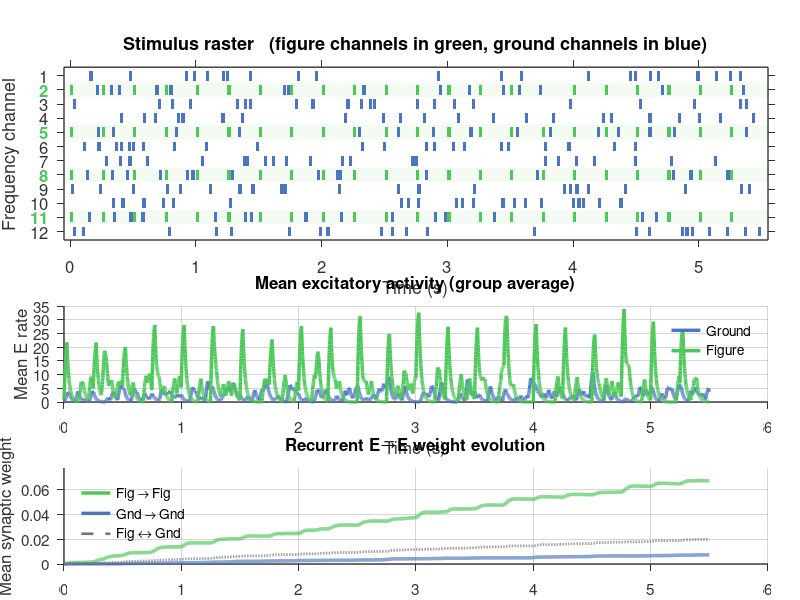
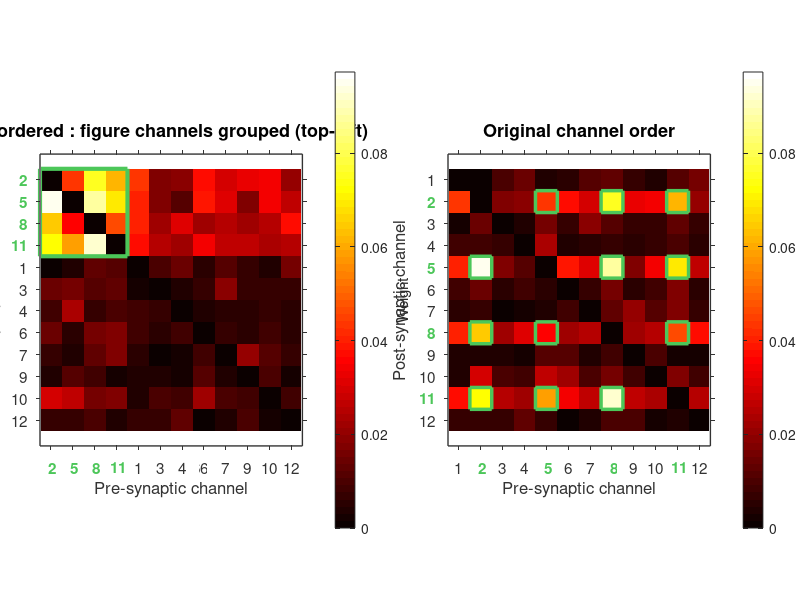
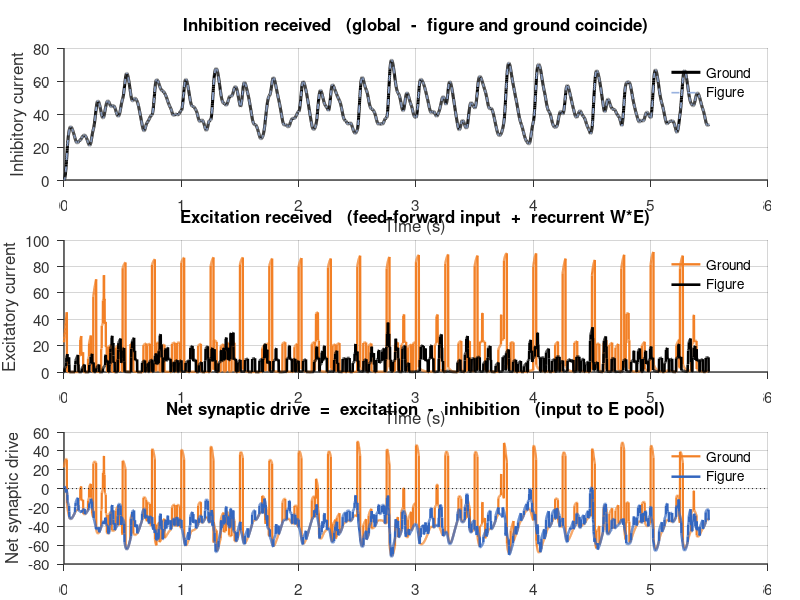
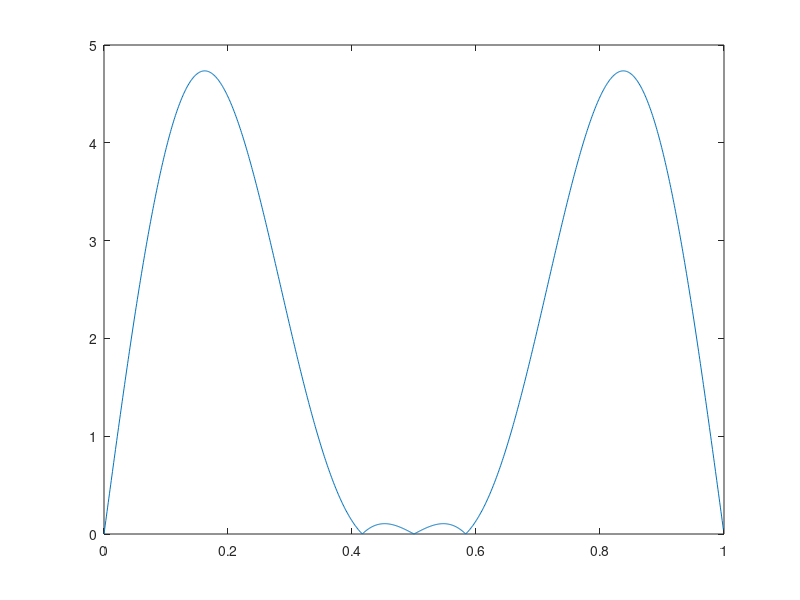

The MATLAB script that drew these images, in order:
clear; close all; clc;
rng(7);


b = [1 sqrt(3) 0 -sqrt(3) -1].' ;
H = fft(b,1024);
f = (0 : 1/1024 : 1-1/1024).';
A = abs(H);
plot(f,A)
q = angle(H);
% plot(f,q)

%% =========================================================================
%  1.  NETWORK & SIMULATION PARAMETERS
% =========================================================================
N      = 12;
N_fig  = 4;
N_gnd  = N - N_fig;

USE_RANDOM_FIG_IDX = false;
if USE_RANDOM_FIG_IDX
    fig_idx = sort(randperm(N, N_fig));
else
    fig_idx = [2, 5, 8, 11];
end
gnd_idx = setdiff(1:N, fig_idx);

T  = 5.5;
dt = 0.001;
nT = round(T/dt);
t_vec = (0:nT-1)*dt;

pulse_dur    = 0.025;
pulse_per    = 0.250;
pulse_steps  = round(pulse_dur/dt);
period_steps = round(pulse_per/dt);
stim_amp     = 50;

FIG_RANDOM_EXTRA   = true;
n_fig_extra_pulses = 15;


%% =========================================================================
%  2.  STYLE PALETTE
% =========================================================================
% Figure / Ground — green & blue matching the SFG paradigm reference figure
COL_FIG   = [0.30 0.78 0.35];          % figure  : saturated leaf green
COL_GND   = [0.30 0.46 0.75];          % ground  : medium blue
COL_FG    = [0.45 0.45 0.45];          % cross   : mid gray

% Excitation / Inhibition palette for figure 3
COL_EXC   = [0.95 0.50 0.15];          % excitation : orange
COL_INH   = [0.20 0.40 0.75];          % inhibition : blue
COL_EXC_LIGHT = 'black'; %COL_EXC*0.5 + 0.5;
COL_INH_LIGHT =  COL_INH*0.5 + 0.5;

COL_AXIS     = [0.20 0.20 0.20];
COL_PANEL    = [0.985 0.985 0.99];
COL_FIG_BAND = 1 - 0.07*(1 - COL_FIG); % very faint green row bands
FONT_NAME    = 'Helvetica';

% TeX color directive for green figure-channel tick labels
TEX_GREEN = sprintf('\\color[rgb]{%.3f,%.3f,%.3f}', ...
                    COL_FIG(1), COL_FIG(2), COL_FIG(3));


%% =========================================================================
%  3.  TM / RATE / INHIBITION / PLASTICITY PARAMETERS
% =========================================================================
tau_D = 0.200;  tau_F = 0.500;  U_base = 0.03;  A_scale = 15.0;
tau_E = 0.020;  tau_I = 0.080;  phi = @(z) max(z,0);
W_EI_local = 1.0;  W_IE_global = 1.0;
tau_trace = 0.040;
eta       = 1.5;
eta_LTD   = 0.8;
decay_W   = 0.05;
W_max     = 2.0;
W_norm    = 50.0;


%% =========================================================================
%  4.  STIMULUS  ( coherent figure + sparse extras + random ground )
% =========================================================================
stim = zeros(N, nT);

fig_onsets = 1:period_steps:(nT-pulse_steps+1);
n_pulses   = numel(fig_onsets);
for k = 1:n_pulses
    idx = fig_onsets(k) : (fig_onsets(k) + pulse_steps - 1);
    stim(fig_idx, idx) = stim_amp;
end

if FIG_RANDOM_EXTRA && n_fig_extra_pulses > 0
    for ci = 1:numel(fig_idx)
        ch       = fig_idx(ci);
        occupied = stim(ch, :) > 0;
        placed   = 0; tries = 0;
        while placed < n_fig_extra_pulses && tries < n_fig_extra_pulses*500
            on  = randi(nT - pulse_steps + 1);
            idx = on : (on + pulse_steps - 1);
            if ~any(occupied(idx))
                occupied(idx) = true;
                stim(ch, idx) = stim_amp;
                placed = placed + 1;
            end
            tries = tries + 1;
        end
    end
end

for ci = 1:numel(gnd_idx)
    ch       = gnd_idx(ci);
    occupied = false(1, nT);
    placed   = 0; tries = 0;
    while placed < n_pulses && tries < n_pulses*500
        on  = randi(nT - pulse_steps + 1);
        idx = on : (on + pulse_steps - 1);
        if ~any(occupied(idx))
            occupied(idx) = true;
            stim(ch, idx) = stim_amp;
            placed = placed + 1;
        end
        tries = tries + 1;
    end
end


%% =========================================================================
%  5.  STATE INITIALISATION
% =========================================================================
E   = zeros(N,1);
Iv  = zeros(N,1);
u   = U_base * ones(N,1);
x   = ones(N,1);
Tr  = zeros(N,1);
W   = zeros(N,N);

E_hist      = zeros(N, nT);
I_hist      = zeros(N, nT);
W_FF        = zeros(1, nT);
W_GG        = zeros(1, nT);
W_FG        = zeros(1, nT);
Exc_in_hist = zeros(N, nT);
glob_I_hist = zeros(1, nT);

off_diag = ~eye(N);
mask_FF  = false(N); mask_FF(fig_idx, fig_idx) = true; mask_FF = mask_FF & off_diag;
mask_GG  = false(N); mask_GG(gnd_idx, gnd_idx) = true; mask_GG = mask_GG & off_diag;
mask_FG  = false(N);
mask_FG(fig_idx, gnd_idx) = true;
mask_FG(gnd_idx, fig_idx) = true;
mask_FG  = mask_FG & off_diag;


%% =========================================================================
%  6.  MAIN INTEGRATION LOOP
% =========================================================================
for t = 1:nT
    s = stim(:, t);
    tm_in   = A_scale .* u .* x .* s;
    rec_E   = W * E;
    glob_I  = W_IE_global * sum(Iv);
    net_E   = tm_in + rec_E - glob_I;
    net_I   = W_EI_local * E;

    dE  = (-E  + phi(net_E)) / tau_E;
    dI  = (-Iv + phi(net_I)) / tau_I;
    du  = (U_base - u)/tau_F + U_base .* (1 - u) .* s;
    dx  = (1 - x)/tau_D       - u .* x .* s;
    dTr = (-Tr + E) / tau_trace;

    En  = E  / W_norm;
    Trn = Tr / W_norm;
    dW  = eta * (En * Trn.') - eta_LTD * (Trn * En.') - decay_W * W;

    E  = E  + dt*dE;
    Iv = Iv + dt*dI;
    u  = u  + dt*du;
    x  = x  + dt*dx;
    Tr = Tr + dt*dTr;
    W  = W  + dt*dW;

    W(1:N+1:end) = 0;
    W = min(max(W,0), W_max);

    E_hist(:,t)      = E;
    I_hist(:,t)      = Iv;
    Exc_in_hist(:,t) = tm_in + rec_E;
    glob_I_hist(t)   = glob_I;
    W_FF(t)          = mean(W(mask_FF));
    W_GG(t)          = mean(W(mask_GG));
    W_FG(t)          = mean(W(mask_FG));
end
W_final = W;


%% =========================================================================
%  7.  FIGURE 1  :  stimulus raster  +  E activity  +  weight evolution
%      Explicit subplot positions -> guaranteed gaps, no title overlap.
% =========================================================================
fig1 = figure('Position',[80 30 1200 1200],'Color','w');

% --- Layout (normalised units) ---
fig1_left   = 0.08;  fig1_right  = 0.04;
fig1_w      = 1 - fig1_left - fig1_right;
fig1_bottom = 0.06;  fig1_top    = 0.08;       % room for sgtitle
fig1_gap    = 0.11;                            % vertical gap between panels
fig1_pan_h  = 1 - fig1_top - fig1_bottom - 2*fig1_gap;
h1 = 0.45 * fig1_pan_h;        % stimulus raster : 50%
h2 = 0.25 * fig1_pan_h;        % activity        : 25%
h3 = 0.25 * fig1_pan_h;        % weights         : 25%
y3 = fig1_bottom;
y2 = y3 + h3 + fig1_gap;
y1 = y2 + h2 + fig1_gap;

% ---- (1) Stimulus raster  -  patch rectangles per pulse ---------------
ax1 = subplot('Position', [fig1_left, y1, fig1_w, h1]);
hold on;

% Subtle pale-green row bands for figure channels (groups non-contiguous ch.)
for ci = 1:numel(fig_idx)
    ch = fig_idx(ci);
    rectangle('Position', [-1, ch-0.5, T+2, 1], ...
              'FaceColor', COL_FIG_BAND, 'EdgeColor', 'none');
end

% Draw each pulse as a rectangle of *exact* width = pulse_dur (25 ms in data).
% Pulses for one channel go in a single PATCH call for speed and cleanness.
% Draw each pulse as a rectangle of *exact* width = pulse_dur (25 ms in data).
bar_h = 0.7;
for ch = 1:N
    on_starts = find(diff([0, double(stim(ch,:) > 0)]) == 1);
    n_pls = numel(on_starts);
    if n_pls == 0, continue; end
    
   if any(ch == fig_idx)
        is_coh = ismember(on_starts, fig_onsets);
    else
        is_coh = false(1, n_pls);
end
    
   coh_starts = on_starts(is_coh);
    if ~isempty(coh_starts)
        x_left  = (coh_starts - 1) * dt;
        x_right = x_left + pulse_dur;
        X_coh = [x_left; x_right; x_right; x_left];
        Y_coh = [ch-bar_h/2; ch-bar_h/2; ch+bar_h/2; ch+bar_h/2] * ones(1, numel(coh_starts));
        patch(X_coh, Y_coh, COL_FIG, 'EdgeColor', 'none');
    end
    
   
    rnd_starts = on_starts(~is_coh);
    if ~isempty(rnd_starts)
        x_left  = (rnd_starts - 1) * dt;
        x_right = x_left + pulse_dur;
        X_rnd = [x_left; x_right; x_right; x_left];
        Y_rnd = [ch-bar_h/2; ch-bar_h/2; ch+bar_h/2; ch+bar_h/2] * ones(1, numel(rnd_starts));
        patch(X_rnd, Y_rnd, COL_GND, 'EdgeColor', 'none');
    end
end

xlim([-0.05 T+0.05]); ylim([0.4 N+0.6]);

% Build TeX-coloured y-tick labels : green for figure channels, black otherwise
ytick_labels = cell(1, N);
for ch = 1:N
    if any(ch == fig_idx)
        ytick_labels{ch} = sprintf('%s\\bf %d', TEX_GREEN, ch);
    else
        ytick_labels{ch} = sprintf('%d', ch);
    end
end

set(gca, 'YDir', 'reverse', 'YTick', 1:N, ...
         'YTickLabel', ytick_labels, 'TickLabelInterpreter', 'tex', ...
         'FontSize', 12, 'FontName', FONT_NAME, ...
         'TickDir', 'out', 'LineWidth', 1, 'Color', COL_PANEL, ...
         'XColor', COL_AXIS, 'YColor', COL_AXIS, 'Layer', 'top');
xlabel('Time (s)',          'FontSize', 13, 'FontName', FONT_NAME);
ylabel('Frequency channel', 'FontSize', 13, 'FontName', FONT_NAME);
title('Stimulus raster   (figure channels in green, ground channels in blue)', ...
      'FontWeight','bold','FontSize',13,'FontName',FONT_NAME);
box on;

% ---- (2) Mean E activity ----------------------------------------------
ax2 = subplot('Position', [fig1_left, y2, fig1_w, h2]);
plot(t_vec, mean(E_hist(gnd_idx,:),1), 'Color', COL_GND, 'LineWidth', 2.5); hold on;
plot(t_vec, mean(E_hist(fig_idx,:),1), 'Color', COL_FIG, 'LineWidth', 2.5);
xlabel('Time (s)',    'FontSize', 12, 'FontName', FONT_NAME);
ylabel('Mean E rate', 'FontSize', 12, 'FontName', FONT_NAME);
title('Mean excitatory activity (group average)', ...
      'FontWeight','bold','FontSize',12,'FontName',FONT_NAME);
lg = legend({'Ground','Figure'}, 'Location','northeast');
set(lg,'Box','off','FontSize',11);
grid on; box off;
set(gca, 'FontSize',11,'FontName',FONT_NAME,'TickDir','out', ...
         'LineWidth',1,'GridAlpha',0.2, ...
         'XColor',COL_AXIS,'YColor',COL_AXIS);

% ---- (3) Mean E->E weight evolution -----------------------------------
ax3 = subplot('Position', [fig1_left, y3, fig1_w, h3]);
plot(t_vec, W_FF, 'Color', COL_FIG, 'LineWidth', 2.5); hold on;
plot(t_vec, W_GG, 'Color', COL_GND, 'LineWidth', 2.5);
plot(t_vec, W_FG, 'Color', COL_FG,  'LineWidth', 1.9, 'LineStyle', '--');
xlabel('Time (s)',             'FontSize', 12, 'FontName', FONT_NAME);
ylabel('Mean synaptic weight', 'FontSize', 12, 'FontName', FONT_NAME);
title('Recurrent E\rightarrowE weight evolution', ...
      'FontWeight','bold','FontSize',12,'FontName',FONT_NAME);
lg = legend({'Fig \rightarrow Fig','Gnd \rightarrow Gnd','Fig \leftrightarrow Gnd'}, ...
            'Location','northwest');
set(lg,'Box','off','FontSize',11);
grid on; box off;
set(gca, 'FontSize',11,'FontName',FONT_NAME,'TickDir','out', ...
         'LineWidth',1,'GridAlpha',0.2, ...
         'XColor',COL_AXIS,'YColor',COL_AXIS);
ymax_w = max([W_FF, W_GG, W_FG]) * 1.15;
ylim([0 max(ymax_w, 0.02)]);

% try
%     sgtitle('Stochastic Figure-Ground   -   stimulus, activity, plasticity', ...
%             'FontWeight','bold','FontSize',14,'FontName',FONT_NAME);
% catch
% end

print(fig1, 'SFG_simulation_results.png','-dpng','-r150');
fprintf('Figure 1 saved to SFG_simulation_results.png\n');


%% =========================================================================
%  8.  FIGURE 2  :  CONNECTIVITY MAP  -  two views (side by side)
% =========================================================================
fig2 = figure('Position',[100 200 1500 720],'Color','w');

% --- Layout
fig2_left = 0.05; fig2_right = 0.03;
fig2_bottom = 0.12; fig2_top = 0.12;
fig2_gap_h  = 0.10;
fig2_w_each = (1 - fig2_left - fig2_right - fig2_gap_h) / 2;
fig2_h = 1 - fig2_top - fig2_bottom;

% Shared color scale (so the two heatmaps are directly comparable)
clim_v = [0, max(W_final(:)) * 1.02];

% Build TeX tick label cells
% -- original-order labels
ticklab_orig = cell(1, N);
for ch = 1:N
    if any(ch == fig_idx)
        ticklab_orig{ch} = sprintf('%s\\bf %d', TEX_GREEN, ch);
    else
        ticklab_orig{ch} = sprintf('%d', ch);
    end
end
% -- reordered labels (perm = [fig_idx, gnd_idx], display original numbers)
perm = [fig_idx, gnd_idx];
ticklab_perm = cell(1, N);
for k = 1:N
    ch = perm(k);
    if k <= numel(fig_idx)
        ticklab_perm{k} = sprintf('%s\\bf %d', TEX_GREEN, ch);
    else
        ticklab_perm{k} = sprintf('%d', ch);
    end
end

% ---- (a) REORDERED  -  figure channels grouped at top-left ------------
ax_a = subplot('Position', [fig2_left, fig2_bottom, fig2_w_each, fig2_h]);
W_perm = W_final(perm, perm);
imagesc(W_perm);
try, colormap(ax_a, parula); catch, colormap(ax_a, hot); end
caxis(clim_v);
cb_a = colorbar; ylabel(cb_a, 'Weight', 'FontSize', 11, 'FontName', FONT_NAME);
hold on;
rectangle('Position', [0.5, 0.5, numel(fig_idx), numel(fig_idx)], ...
          'EdgeColor', COL_FIG, 'LineWidth', 3);
hold off;
axis equal tight;
set(gca, 'XTick', 1:N, 'YTick', 1:N, ...
         'XTickLabel', ticklab_perm, 'YTickLabel', ticklab_perm, ...
         'TickLabelInterpreter', 'tex', ...
         'FontSize', 11, 'FontName', FONT_NAME, 'TickDir', 'out', ...
         'LineWidth', 1, 'XColor', COL_AXIS, 'YColor', COL_AXIS, ...
         'Layer', 'top');
xlabel('Pre-synaptic channel',  'FontSize', 12, 'FontName', FONT_NAME);
ylabel('Post-synaptic channel', 'FontSize', 12, 'FontName', FONT_NAME);
title('Reordered : figure channels grouped (top-left)', ...
      'FontWeight','bold','FontSize',13,'FontName',FONT_NAME);

% ---- (b) ORIGINAL channel order ---------------------------------------
ax_b = subplot('Position', ...
               [fig2_left + fig2_w_each + fig2_gap_h, fig2_bottom, fig2_w_each, fig2_h]);
imagesc(W_final);
try, colormap(ax_b, parula); catch, colormap(ax_b, hot); end
caxis(clim_v);
cb_b = colorbar; ylabel(cb_b, 'Weight', 'FontSize', 11, 'FontName', FONT_NAME);
hold on;
for ci = 1:numel(fig_idx)
    for cj = 1:numel(fig_idx)
        if fig_idx(ci) ~= fig_idx(cj)
            rectangle('Position', [fig_idx(cj)-0.5, fig_idx(ci)-0.5, 1, 1], ...
                      'EdgeColor', COL_FIG, 'LineWidth', 2.5);
        end
    end
end
hold off;
axis equal tight;
set(gca, 'XTick', 1:N, 'YTick', 1:N, ...
         'XTickLabel', ticklab_orig, 'YTickLabel', ticklab_orig, ...
         'TickLabelInterpreter', 'tex', ...
         'FontSize', 11, 'FontName', FONT_NAME, 'TickDir', 'out', ...
         'LineWidth', 1, 'XColor', COL_AXIS, 'YColor', COL_AXIS, ...
         'Layer', 'top');
xlabel('Pre-synaptic channel',  'FontSize', 12, 'FontName', FONT_NAME);
ylabel('Post-synaptic channel', 'FontSize', 12, 'FontName', FONT_NAME);
title('Original channel order', ...
      'FontWeight','bold','FontSize',13,'FontName',FONT_NAME);

% try
%     sgtitle('Final learned weight matrix W_{ij}    (green: figure-figure submatrix)', ...
%             'FontWeight','bold','FontSize',14,'FontName',FONT_NAME);
% catch
% end

print(fig2, 'SFG_connectivity_map.png','-dpng','-r150');
fprintf('Figure 2 saved to SFG_connectivity_map.png\n');


%% =========================================================================
%  9.  FIGURE 3  :  synaptic inputs  -  orange (exc) / blue (inh) palette
% =========================================================================
Exc_fig = mean(Exc_in_hist(fig_idx, :), 1);
Exc_gnd = mean(Exc_in_hist(gnd_idx, :), 1);
Inh_fig = glob_I_hist;
Inh_gnd = glob_I_hist;
Net_fig = Exc_fig - Inh_fig;
Net_gnd = Exc_gnd - Inh_gnd;

fig3 = figure('Position',[120 60 1200 1100],'Color','w');

% --- Layout: 3 panels with explicit positions -> no title overlap ---
fig3_left   = 0.08;  fig3_right  = 0.04;
fig3_w      = 1 - fig3_left - fig3_right;
fig3_bottom = 0.06;  fig3_top    = 0.08;
fig3_gap    = 0.10;
fig3_pan_h  = (1 - fig3_top - fig3_bottom - 2*fig3_gap) / 3;
y3_3 = fig3_bottom;
y3_2 = y3_3 + fig3_pan_h + fig3_gap;
y3_1 = y3_2 + fig3_pan_h + fig3_gap;

% ---- (1) Inhibition  -  all BLUE --------------------------------------
ax_i = subplot('Position', [fig3_left, y3_1, fig3_w, fig3_pan_h]);
plot(t_vec, Inh_gnd, 'Color', 'black',       'LineWidth', 2.2); hold on;
plot(t_vec, Inh_fig, 'Color', COL_INH_LIGHT, 'LineWidth', 1.2, 'LineStyle','--');
xlabel('Time (s)',           'FontSize', 12, 'FontName', FONT_NAME);
ylabel('Inhibitory current', 'FontSize', 12, 'FontName', FONT_NAME);
title('Inhibition received   (global  -  figure and ground coincide)', ...
      'FontWeight','bold','FontSize',12,'FontName',FONT_NAME);
lg = legend({'Ground','Figure'},'Location','northeast');
set(lg,'Box','off','FontSize',11);
grid on; box off;
set(gca,'FontSize',11,'FontName',FONT_NAME,'TickDir','out', ...
        'LineWidth',1,'GridAlpha',0.2, ...
        'XColor',COL_AXIS,'YColor',COL_AXIS);

% ---- (2) Excitation  -  all ORANGE ------------------------------------
ax_e = subplot('Position', [fig3_left, y3_2, fig3_w, fig3_pan_h]);
hold on;
plot(t_vec, Exc_fig, 'Color', COL_EXC,       'LineWidth', 1.7);
plot(t_vec, Exc_gnd, 'Color', COL_EXC_LIGHT, 'LineWidth', 1.9); 

xlabel('Time (s)',           'FontSize', 12, 'FontName', FONT_NAME);
ylabel('Excitatory current', 'FontSize', 12, 'FontName', FONT_NAME);
title('Excitation received   (feed-forward input  +  recurrent W*E)', ...
      'FontWeight','bold','FontSize',12,'FontName',FONT_NAME);
lg = legend({'Ground','Figure'},'Location','northeast');
set(lg,'Box','off','FontSize',11);
grid on; box off;
set(gca,'FontSize',11,'FontName',FONT_NAME,'TickDir','out', ...
        'LineWidth',1,'GridAlpha',0.2, ...
        'XColor',COL_AXIS,'YColor',COL_AXIS);

% ---- (3) Net drive  -  fig in ORANGE (E-dominant), gnd in BLUE (I-dom) -
ax_n = subplot('Position', [fig3_left, y3_3, fig3_w, fig3_pan_h]);
 hold on;
plot(t_vec, Net_fig, 'Color', COL_EXC, 'LineWidth', 1.6);
plot(t_vec, Net_gnd, 'Color', COL_INH, 'LineWidth', 1.8);
plot(xlim, [0 0], ':', 'Color', [0.2 0.2 0.2], 'LineWidth', 0.8);
xlabel('Time (s)',           'FontSize', 12, 'FontName', FONT_NAME);
ylabel('Net synaptic drive', 'FontSize', 12, 'FontName', FONT_NAME);
title('Net synaptic drive  =  excitation  -  inhibition   (input to E pool)', ...
      'FontWeight','bold','FontSize',12,'FontName',FONT_NAME);
lg = legend({'Ground','Figure'},'Location','northeast');
set(lg,'Box','off','FontSize',11);
grid on; box off;
set(gca,'FontSize',11,'FontName',FONT_NAME,'TickDir','out', ...
        'LineWidth',1,'GridAlpha',0.2, ...
        'XColor',COL_AXIS,'YColor',COL_AXIS);

% try
%     sgtitle('Synaptic inputs to figure vs ground E pools', ...
%             'FontWeight','bold','FontSize',14,'FontName',FONT_NAME);
% catch
% end

print(fig3, 'SFG_inputs_figure.png','-dpng','-r150');
fprintf('Figure 3 saved to SFG_inputs_figure.png\n');


%% =========================================================================
%  10.  SUMMARY STATISTICS
% =========================================================================
fprintf('\n--- Final weight statistics ---------------------------------\n');
fprintf('  Figure channels       : [%s]\n', num2str(fig_idx));
fprintf('  Ground channels       : [%s]\n', num2str(gnd_idx));
fprintf('  Mean Fig-Fig  weight  : %.4f\n', mean(W_final(mask_FF)));
fprintf('  Mean Gnd-Gnd  weight  : %.4f\n', mean(W_final(mask_GG)));
fprintf('  Mean Fig-Gnd  weight  : %.4f\n', mean(W_final(mask_FG)));
fprintf('  Ratio FF / FG         : %.2fx\n', ...
        mean(W_final(mask_FF)) / max(mean(W_final(mask_FG)),1e-9));
fprintf('-------------------------------------------------------------\n');
